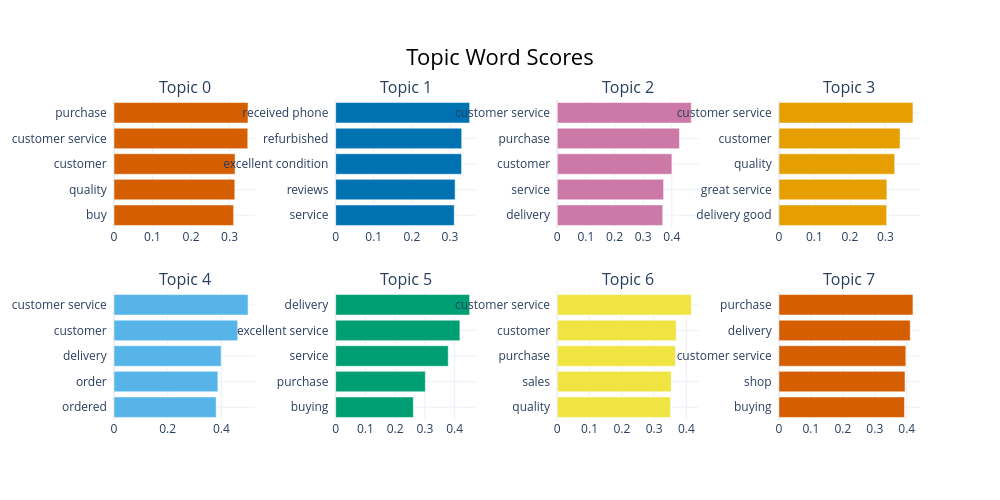

Source (notebook cell):
### Markdown cell above
### **3.6 Strengths, Weaknesses & Improvement Areas**

### Code cell
# Explore a specific topic's raw reviews
topic_model.visualize_topics()          # interactive BERTopic plot
topic_model.visualize_barchart()        # top words per topic

### Figure 1 — Plotly figure (JSON) as saved in the notebook; plotly's stock layout.template omitted (floating-point values rounded to 4 significant figures)
{"data": [{"marker": {"color": "#D55E00"}, "orientation": "h", "type": "bar", "x": [0.3105, 0.3136, 0.3142, 0.3473, 0.3479], "xaxis": "x", "y": ["buy  ", "quality  ", "customer  ", "customer service  ", "purchase  "], "yaxis": "y"}, {"marker": {"color": "#0072B2"}, "orientation": "h", "type": "bar", "x": [0.3113, 0.3137, 0.3306, 0.331, 0.3518], "xaxis": "x2", "y": ["service  ", "reviews  ", "excellent condition  ", "refurbished  ", "received phone  "], "yaxis": "y2"}, {"marker": {"color": "#CC79A7"}, "orientation": "h", "type": "bar", "x": [0.3682, 0.3713, 0.4003, 0.4266, 0.4681], "xaxis": "x3", "y": ["delivery  ", "service  ", "customer  ", "purchase  ", "customer service  "], "yaxis": "y3"}, {"marker": {"color": "#E69F00"}, "orientation": "h", "type": "bar", "x": [0.3035, 0.3041, 0.3262, 0.3413, 0.3777], "xaxis": "x4", "y": ["delivery good  ", "great service  ", "quality  ", "customer  ", "customer service  "], "yaxis": "y4"}, {"marker": {"color": "#56B4E9"}, "orientation": "h", "type": "bar", "x": [0.3806, 0.3869, 0.399, 0.4608, 0.4992], "xaxis": "x5", "y": ["ordered  ", "order  ", "delivery  ", "customer  ", "customer service  "], "yaxis": "y5"}, {"marker": {"color": "#009E73"}, "orientation": "h", "type": "bar", "x": [0.2612, 0.3015, 0.3785, 0.4176, 0.4505], "xaxis": "x6", "y": ["buying  ", "purchase  ", "service  ", "excellent service  ", "delivery  "], "yaxis": "y6"}, {"marker": {"color": "#F0E442"}, "orientation": "h", "type": "bar", "x": [0.3508, 0.353, 0.3659, 0.3684, 0.4153], "xaxis": "x7", "y": ["quality  ", "sales  ", "purchase  ", "customer  ", "customer service  "], "yaxis": "y7"}, {"marker": {"color": "#D55E00"}, "orientation": "h", "type": "bar", "x": [0.3929, 0.3944, 0.397, 0.411, 0.4194], "xaxis": "x8", "y": ["buying  ", "shop  ", "customer service  ", "delivery  ", "purchase  "], "yaxis": "y8"}], "layout": {"annotations": [{"font": {"size": 16}, "showarrow": false, "text": "Topic 0", "x": 0.0875, "xanchor": "center", "xref": "paper", "y": 1, "yanchor": "bottom", "yref": "paper"}, {"font": {"size": 16}, "showarrow": false, "text": "Topic 1", "x": 0.3625, "xanchor": "center", "xref": "paper", "y": 1, "yanchor": "bottom", "yref": "paper"}, {"font": {"size": 16}, "showarrow": false, "text": "Topic 2", "x": 0.6375, "xanchor": "center", "xref": "paper", "y": 1, "yanchor": "bottom", "yref": "paper"}, {"font": {"size": 16}, "showarrow": false, "text": "Topic 3", "x": 0.9125, "xanchor": "center", "xref": "paper", "y": 1, "yanchor": "bottom", "yref": "paper"}, {"font": {"size": 16}, "showarrow": false, "text": "Topic 4", "x": 0.0875, "xanchor": "center", "xref": "paper", "y": 0.4, "yanchor": "bottom", "yref": "paper"}, {"font": {"size": 16}, "showarrow": false, "text": "Topic 5", "x": 0.3625, "xanchor": "center", "xref": "paper", "y": 0.4, "yanchor": "bottom", "yref": "paper"}, {"font": {"size": 16}, "showarrow": false, "text": "Topic 6", "x": 0.6375, "xanchor": "center", "xref": "paper", "y": 0.4, "yanchor": "bottom", "yref": "paper"}, {"font": {"size": 16}, "showarrow": false, "text": "Topic 7", "x": 0.9125, "xanchor": "center", "xref": "paper", "y": 0.4, "yanchor": "bottom", "yref": "paper"}], "height": 500, "hoverlabel": {"bgcolor": "white", "font": {"family": "Rockwell", "size": 16}}, "showlegend": false, "title": {"font": {"color": "Black", "size": 22}, "text": "Topic Word Scores", "x": 0.5, "xanchor": "center", "yanchor": "top"}, "width": 1000, "xaxis": {"anchor": "y", "domain": [0, 0.175], "showgrid": true}, "xaxis2": {"anchor": "y2", "domain": [0.275, 0.45], "showgrid": true}, "xaxis3": {"anchor": "y3", "domain": [0.55, 0.725], "showgrid": true}, "xaxis4": {"anchor": "y4", "domain": [0.825, 1], "showgrid": true}, "xaxis5": {"anchor": "y5", "domain": [0, 0.175], "showgrid": true}, "xaxis6": {"anchor": "y6", "domain": [0.275, 0.45], "showgrid": true}, "xaxis7": {"anchor": "y7", "domain": [0.55, 0.725], "showgrid": true}, "xaxis8": {"anchor": "y8", "domain": [0.825, 1], "showgrid": true}, "yaxis": {"anchor": "x", "domain": [0.6, 1], "showgrid": true}, "yaxis2": {"anchor": "x2", "domain": [0.6, 1], "showgrid": true}, "yaxis3": {"anchor": "x3", "domain": [0.6, 1], "showgrid": true}, "yaxis4": {"anchor": "x4", "domain": [0.6, 1], "showgrid": true}, "yaxis5": {"anchor": "x5", "domain": [0, 0.4], "showgrid": true}, "yaxis6": {"anchor": "x6", "domain": [0, 0.4], "showgrid": true}, "yaxis7": {"anchor": "x7", "domain": [0, 0.4], "showgrid": true}, "yaxis8": {"anchor": "x8", "domain": [0, 0.4], "showgrid": true}}}
